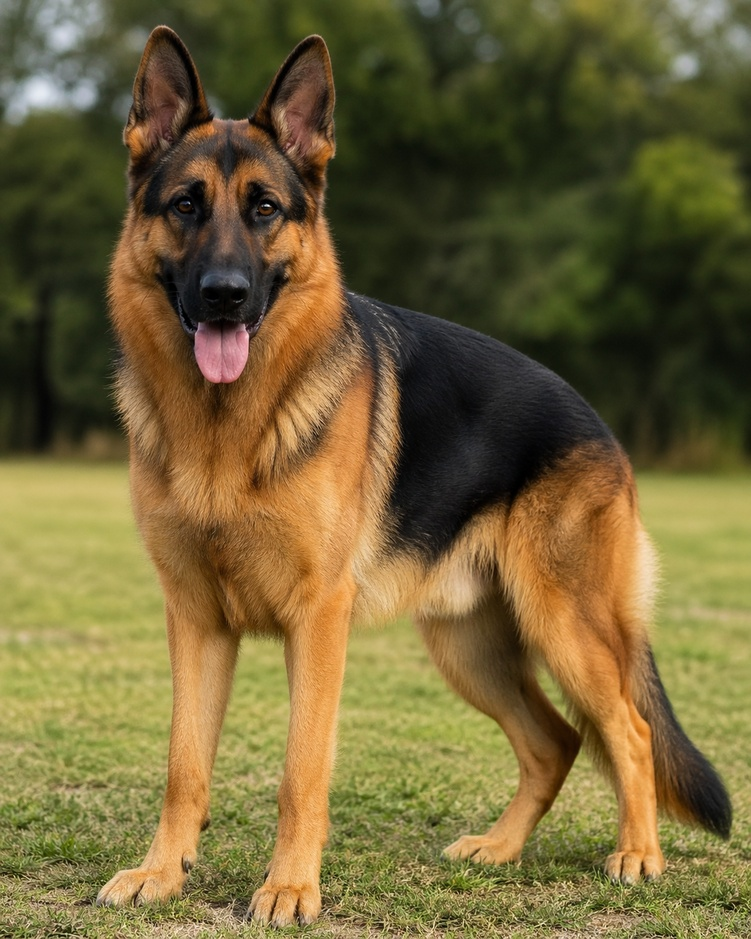
#> input picture data/fake/cachorro_fake.jpg, 751 x 939 px, shrunk from 1122 x 1402 before the run
$ python main.py --image data/fake/cachorro_fake.jpg   (older library calls are emulated)
#> lines starting #> are read from the running program, lines starting #| are printed output that depends on the picture
"""
Luminance-Gradient PCA Analysis for AI Image Detection
Author: Victor Marques / Resources from LinkedIn + Gemini
Description: Implements a pipeline to detect synthetic artifacts in images
using luminance conversion, spatial gradients, and PCA projection.
"""

import cv2
import numpy as np
import matplotlib.pyplot as plt
import argparse
import os
from sklearn.decomposition import PCA

class PCADetector:
    def __init__(self):
        # Coeficientes padrão ITU-R BT.709 para luminância
        self.luma_coeffs = np.array([0.2126, 0.7152, 0.0722])

    def get_luminance(self, img_bgr):
        """Converte RGB para Luminância conforme a fórmula L(x,y)."""
        img_rgb = cv2.cvtColor(img_bgr, cv2.COLOR_BGR2RGB).astype(np.float64)
        return np.dot(img_rgb, self.luma_coeffs)

    def compute_gradients(self, luminance):
        """Computa gradientes espaciais Gx e Gy."""
        gx = cv2.Sobel(luminance, cv2.CV_64F, 1, 0, ksize=3)
        gy = cv2.Sobel(luminance, cv2.CV_64F, 0, 1, ksize=3)
        return gx, gy

    def analyze(self, image_path):
        """Executa o pipeline completo de análise PCA."""
        if not os.path.exists(image_path):
            raise FileNotFoundError(f"Imagem não encontrada: {image_path}")

        img = cv2.imread(image_path)
        # Salva a versão RGB para o plot final
        img_rgb = cv2.cvtColor(img, cv2.COLOR_BGR2RGB)

        L = self.get_luminance(img)
        gx, gy = self.compute_gradients(L)

        # Flatten e Matrix M (Nx2)
        M = np.stack((gx.flatten(), gy.flatten()), axis=1)

        # PCA com 2 componentes (necessário para os eigenvalues no log CSV)
        pca = PCA(n_components=2)
        projection = pca.fit_transform(M)

        # Reconstrução da imagem PC1 usando a primeira coluna da projeção
        pc1_img = projection[:, 0].reshape(L.shape)

        # Normalização para visualização (0-255)
        pc1_normalized = cv2.normalize(pc1_img, None, 0, 255, cv2.NORM_MINMAX).astype(np.uint8)

        return {
            "original": img_rgb,
            "luminance": L,
            "pc1_projection": pc1_normalized,
            "variance_ratio": pca.explained_variance_ratio_[0],
            "eigenvalues": pca.explained_variance_ # Autovalores brutos para o CSV
        }

def plot_results(results, title="PCA Gradient Analysis"):
    """Gera a visualização comparativa."""
    fig, axes = plt.subplots(1, 3, figsize=(18, 6))

    axes[0].imshow(results["original"])
    axes[0].set_title("Original")

    axes[1].imshow(results["luminance"], cmap='gray')
    axes[1].set_title("Luminância (L)")

    axes[2].imshow(results["pc1_projection"], cmap='gray')
    axes[2].set_title(f"PC1 Projection (Var: {results['variance_ratio']:.4f})")

    for ax in axes:
        ax.axis('off')

    plt.suptitle(title)
    plt.tight_layout()
    plt.show()

def main():
    parser = argparse.ArgumentParser(description="Detecção de IA via PCA de Gradiente de Luminância")
    parser.add_argument("--image", type=str, required=True, help="Caminho para a imagem (Real ou IA)")
    args = parser.parse_args()

    detector = PCADetector()

    try:
        print(f"[*] Analisando: {args.image}...")
        results = detector.analyze(args.image)
#> in analyze, img is the input picture: shape (939, 751, 3); mean B, G, R 56.5, 100.2, 114.5
#> in get_luminance, `return np.dot(img_rgb, self.luma_coeffs)`:
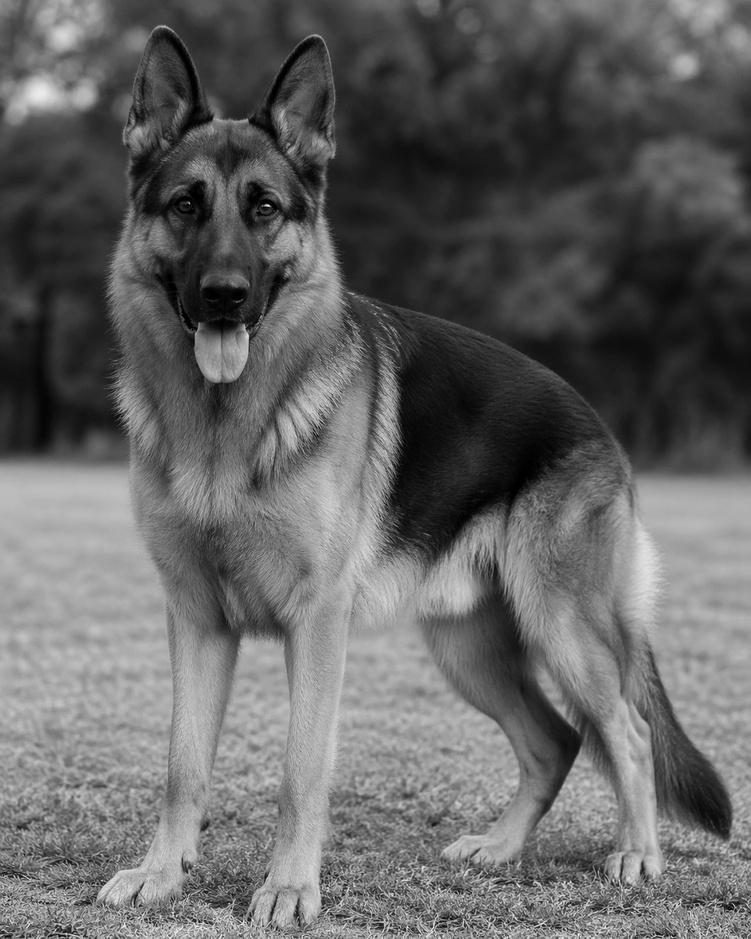
#> returned value: shape (939, 751) float64; min 0, max 253, mean 100.1
#> in compute_gradients, `gx = cv2.Sobel(luminance, cv2.CV_64F, 1, 0, ksize=3)`:
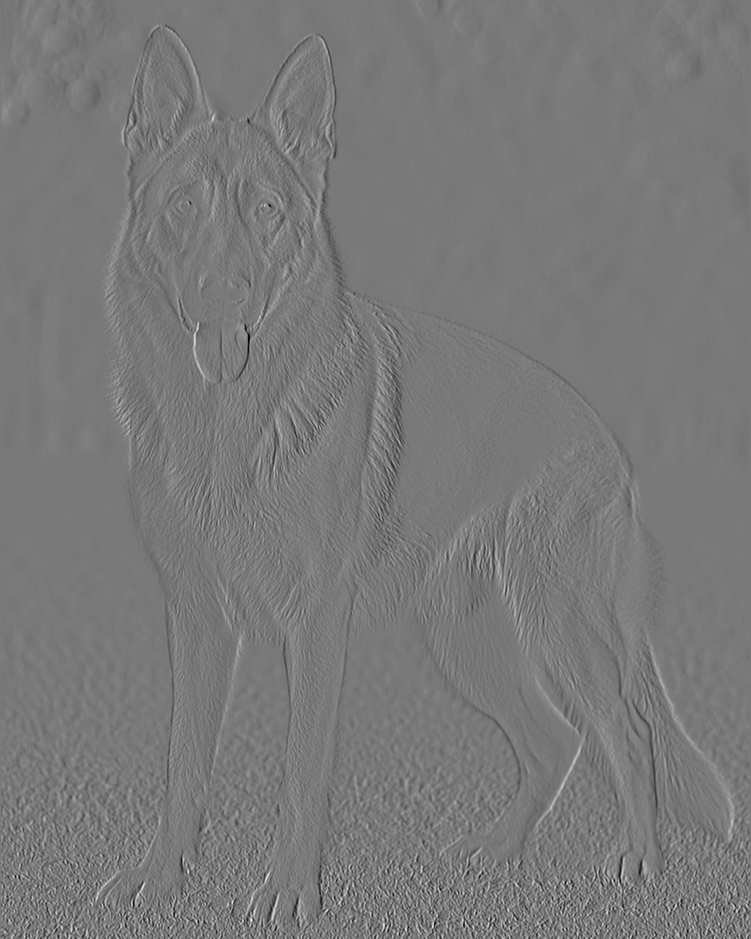
#> gx: shape (939, 751) float64; min -646.8, max 712.7, mean -0.1; drawn with min black and max white
#> in compute_gradients, `gy = cv2.Sobel(luminance, cv2.CV_64F, 0, 1, ksize=3)`:
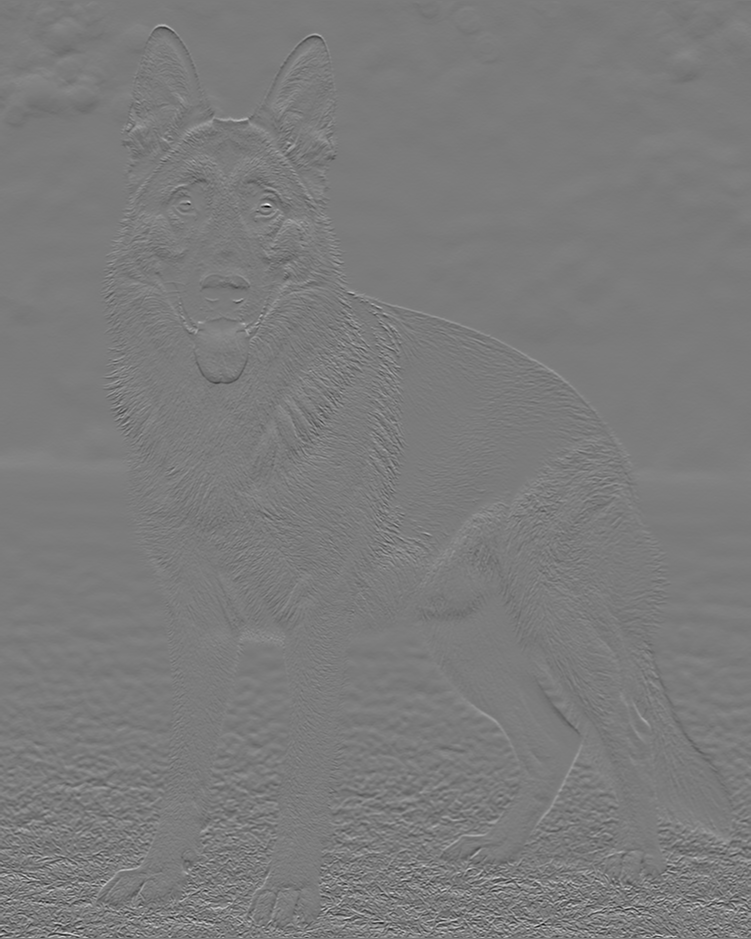
#> gy: shape (939, 751) float64; min -832.2, max 884.4, mean 0.3; drawn with min black and max white
#> in analyze, `M = np.stack((gx.flatten(), gy.flatten()), axis=1)`: M = 705189 pairs, first value -646.8 to 712.7, second value -832.2 to 884.4
#> in analyze, `projection = pca.fit_transform(M)`: projection = 705189 pairs, first value -653 to 695.3, second value -786.9 to 826.7
#> results = 5 items
        print(f"[+] Sucesso! Variância explicada pelo PC1: {results['variance_ratio']:.4f}")
#| [+] Sucesso! Variância explicada pelo PC1: 0.5362
        plot_results(results, title=f"Análise: {os.path.basename(args.image)}")
#> in plot_results, `plt.show()`:
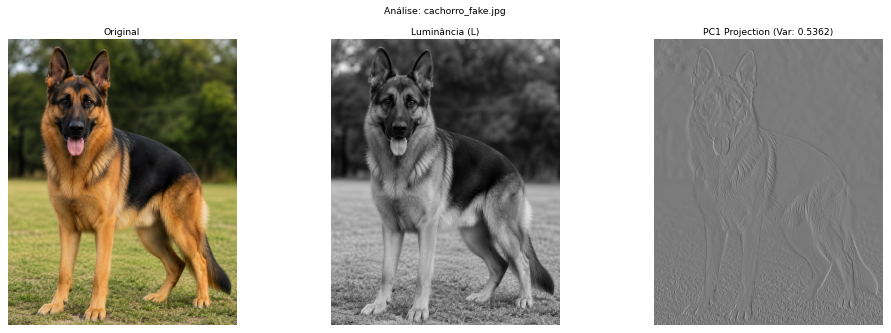
#> figure drawn by matplotlib, 3 panels
    except Exception as e:
        print(f"[!] Erro: {e}")

if __name__ == "__main__":
    main()
